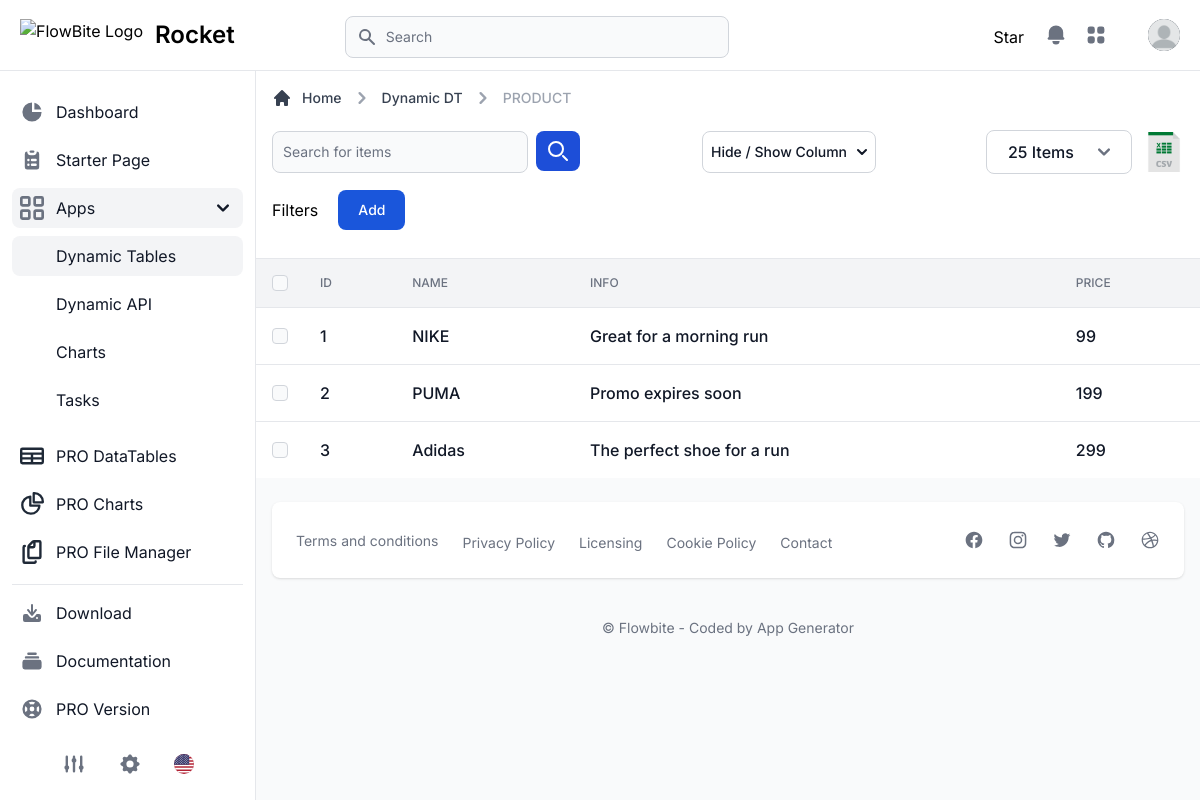
Page /dynamic-dt/product/ on the committed database.
### apps/pages/models.py (models this page shows, shortened)
class Product(models.Model):
    id    = models.AutoField(primary_key=True)
    name  = models.CharField(max_length = 100)
    info  = models.CharField(max_length = 100, default = '')
    price = models.IntegerField(blank=True, null=True)

### apps/dyn_dt/views.py (the view)
# urls.py: path('dynamic-dt/<str:aPath>/', views.model_dt, name="model_dt"),
def model_dt(request, aPath):
    aModelName  = None
    aModelClass = None
    choices_dict = {}
    if aPath in settings.DYNAMIC_DATATB.keys():
        aModelName  = settings.DYNAMIC_DATATB[aPath]
        aModelClass = name_to_class(aModelName)
    if not aModelClass:
        return HttpResponse( ' > ERR: Getting ModelClass for path: ' + aPath )
    db_fields = [field.name for field in aModelClass._meta.fields]
    fk_fields = get_model_fk_values(aModelClass)
    db_filters = []
    for f in db_fields:
        if f not in fk_fields.keys():
            db_filters.append( f )
    for field in aModelClass._meta.fields:
        if field.choices:
            choices_dict[field.name] = field.choices
    field_names = []
    for field_name in db_fields:
        fields, created = HideShowFilter.objects.get_or_create(key=field_name, parent=aPath.lower())
        if fields.key in db_fields:
            field_names.append(fields)
    model_series = {}
    for f in db_fields:
        f_values = list ( aModelClass.objects.values_list( f, flat=True) )
        model_series[ f ] = ', '.join( str(i) for i in f_values)
    filter_string = {}
    filter_instance = ModelFilter.objects.filter(parent=aPath.lower())
    for filter_data in filter_instance:
        if filter_data.key in db_fields:
            filter_string[f'{filter_data.key}__icontains'] = filter_data.value
    order_by = request.GET.get('order_by', 'id')
    if order_by not in db_fields:
        order_by = 'id'
    queryset = aModelClass.objects.filter(**filter_string).order_by(order_by)
    item_list = user_filter(request, queryset, db_fields, fk_fields.keys())
    page_items = PageItems.objects.filter(parent=aPath.lower()).last()
    p_items = 25
    if page_items:
        p_items = page_items.items_per_page
    page = request.GET.get('page', 1)
    paginator = Paginator(item_list, p_items)
    try:
        items = paginator.page(page)
    except PageNotAnInteger:
        return redirect(reverse('model_dt', args=[aPath]))
    except EmptyPage:
        return redirect(reverse('model_dt', args=[aPath]))
    read_only_fields = ('id', )
    integer_fields = get_model_field_names(aModelClass, models.IntegerField)
    date_time_fields = get_model_field_names(aModelClass, models.DateTimeField)
    email_fields = get_model_field_names(aModelClass, models.EmailField)
    text_fields = get_model_field_names(aModelClass, (models.TextField, models.CharField))
    context = {
        'page_title': 'Dynamic DataTable - ' + aPath.lower().title(),
        'link': aPath,
        'field_names': field_names,
        'db_field_names': db_fields,
        'db_filters': db_filters,
        'items': items,
        'page_items': p_items,
        'filter_instance': filter_instance,
        'read_only_fields': read_only_fields,
        'integer_fields': integer_fields,
        'date_time_fields': date_time_fields,
        'email_fields': email_fields,
        'text_fields': text_fields,
        'fk_fields_keys': list( fk_fields.keys() ),
        'fk_fields': fk_fields ,
        'choices_dict': choices_dict,
        'parent': 'apps',
        'segment': 'dynamic_dt'
    }
    return render(request, 'dyn_dt/model.html', context)

### templates/dyn_dt/model.html (shortened to what this page needs)
{% extends "layouts/base.html" %}
{% load static get_attribute %}
{% block content %}
<main>
  <div
    class="p-4 bg-white block sm:flex items-center justify-between border-b border-gray-200 lg:mt-1.5 dark:bg-gray-800 dark:border-gray-700">
    <div class="w-full mb-1">
      <div class="mb-4">
        <nav class="flex mb-5" aria-label="Breadcrumb">
          <ol class="inline-flex items-center space-x-1 text-sm font-medium md:space-x-2">
            <li class="inline-flex items-center">
              <a href="#"
                class="inline-flex items-center text-gray-700 hover:text-primary-600 dark:text-gray-300 dark:hover:text-white">
                <svg class="w-5 h-5 mr-2.5" fill="currentColor" viewBox="0 0 20 20" xmlns="http://www.w3.org/2000/svg">
                  <path
                    d="M10.707 2.293a1 1 0 00-1.414 0l-7 7a1 1 0 001.414 1.414L4 10.414V17a1 1 0 001 1h2a1 1 0 001-1v-2a1 1 0 011-1h2a1 1 0 011 1v2a1 1 0 001 1h2a1 1 0 001-1v-6.586l.293.293a1 1 0 001.414-1.414l-7-7z">
                  </path>
                </svg>
                Home
              </a>
            </li>
            <li>
              <div class="flex items-center">
                <svg class="w-6 h-6 text-gray-400" fill="currentColor" viewBox="0 0 20 20"
                  xmlns="http://www.w3.org/2000/svg">
                  <path fill-rule="evenodd"
                    d="M7.293 14.707a1 1 0 010-1.414L10.586 10 7.293 6.707a1 1 0 011.414-1.414l4 4a1 1 0 010 1.414l-4 4a1 1 0 01-1.414 0z"
                    clip-rule="evenodd"></path>
                </svg>
                <a href="{% url "dynamic_dt" %}"
                  class="ml-1 text-gray-700 hover:text-primary-600 md:ml-2 dark:text-gray-300 dark:hover:text-white">Dynamic DT</a>
              </div>
            </li>
            <li>
                <div class="flex items-center">
                  <svg class="w-6 h-6 text-gray-400" fill="currentColor" viewBox="0 0 20 20"
                    xmlns="http://www.w3.org/2000/svg">
                    <path fill-rule="evenodd"
                      d="M7.293 14.707a1 1 0 010-1.414L10.586 10 7.293 6.707a1 1 0 011.414-1.414l4 4a1 1 0 010 1.414l-4 4a1 1 0 01-1.414 0z"
                      clip-rule="evenodd"></path>
                  </svg>
                  <span class="ml-1 text-gray-400 md:ml-2 dark:text-gray-500" aria-current="page">{{ link|upper }}</span>
                </div>
              </li>
          </ol>
        </nav>
      </div>
      <div class="items-center justify-between block sm:flex dark:divide-gray-700">
        <div class="flex items-center mb-4 sm:mb-0">
          <form id="search-form" method="GET" class="sm:pr-3 flex itmes-center gap-2">
            <div>
              <div class="relative w-48 sm:w-64 xl:w-96">
                <input type="text" name="search" id="product-search"
                  class="bg-gray-50 border border-gray-300 text-gray-900 sm:text-sm rounded-lg focus:ring-primary-500 focus:border-primary-500 block w-full p-2.5 dark:bg-gray-700 dark:border-gray-600 dark:placeholder-gray-400 dark:text-white dark:focus:ring-primary-500 dark:focus:border-primary-500"
                  placeholder="Search for items">
              </div>
            </div>
            <div>
              <button
                type="submit"
                class="inline-flex items-center justify-center w-1/2 px-3 py-2.5 text-sm font-medium text-center text-white rounded-lg bg-primary-700 hover:bg-primary-800 focus:ring-4 focus:ring-primary-300 sm:w-auto dark:bg-primary-600 dark:hover:bg-primary-700 dark:focus:ring-primary-800">
                <svg class="w-5 h-5 text-white dark:text-white" aria-hidden="true" xmlns="http://www.w3.org/2000/svg" fill="none" viewBox="0 0 20 20">
                  <path stroke="currentColor" stroke-linecap="round" stroke-linejoin="round" stroke-width="2" d="m19 19-4-4m0-7A7 7 0 1 1 1 8a7 7 0 0 1 14 0Z"/>
                </svg>
              </button>
            </div>
          </form>
        </div>
        <div class="flex items-center ml-auto space-x-2 sm:space-x-3">
          <form action="" method="post">
            <button id="dropdownCheckboxButton" data-dropdown-toggle="dropdownDefaultCheckbox" class="inline-flex items-center justify-center w-1/2 px-2 py-2.5 text-sm font-medium text-center text-gray-900 bg-white border border-gray-300 rounded-lg hover:bg-gray-100 focus:ring-4 focus:ring-primary-300 sm:w-auto dark:bg-gray-800 dark:text-gray-400 dark:border-gray-600 dark:hover:text-white dark:hover:bg-gray-700 dark:focus:ring-gray-700" type="button">
              Hide / Show Column
              <svg class="w-2.5 h-2.5 ml-2.5" aria-hidden="true" xmlns="http://www.w3.org/2000/svg" fill="none" viewBox="0 0 10 6">
                <path stroke="currentColor" stroke-linecap="round" stroke-linejoin="round" stroke-width="2" d="m1 1 4 4 4-4"/>
              </svg>
            </button>
          </form>
        </div>
        <div class="flex items-center ml-auto space-x-2 sm:space-x-3">
            <form
              method="post"
              class="inline-flex items-center justify-center w-1/2 px-2 py-2 text-sm font-medium text-center text-gray-900 bg-white border border-gray-300 rounded-lg hover:bg-gray-100 focus:ring-4 focus:ring-primary-300 sm:w-auto dark:bg-gray-800 dark:text-gray-400 dark:border-gray-600 dark:hover:text-white dark:hover:bg-gray-700 dark:focus:ring-gray-700"
            >
                <select name="" onchange="getPageItems(this)" id="items" class="bg-transparent dark:text-white py-0 border-transparent focus:border-transparent focus:ring-0">
                    <option class="dark:bg-gray-800" {% if page_items == 25 %} selected {% endif %} value="25">25 Items</option>
                </select>
            </form>
          <div class="flex">
            <a data-modal-target="export-csv-modal" data-modal-toggle="export-csv-modal">
              <img class="w-10" src="{% static "dist/images/csv.png" %}" alt="">
            </a>
          </div>
        </div>
      </div>
      <div class="items-end mt-4 justify-between block flex ">
        <div class="flex items-center sm:mb-0">
          <form class="sm:pr-3 w-3/12" method="post" action="{% url "create_filter" link %}">
            <div class="flex items-center gap-5">
                <div>
                    <h1 style="white-space: nowrap;" class="block mb-2 dark:text-white">Filters</h1>
                </div>
                <div>
                    <button id="addButton" type="button" class="text-white bg-blue-700 hover:bg-blue-800 focus:ring-4 focus:ring-blue-300 font-medium rounded-lg text-sm px-5 py-2.5 mr-2 mb-2 dark:bg-blue-600 dark:hover:bg-blue-700 focus:outline-none dark:focus:ring-blue-800">Add</button>
                </div>
            </div>
          </form>
        </div>
      </div>
    </div>
  </div>
  <div class="flex flex-col">
    <div class="overflow-x-auto">
      <div class="inline-block min-w-full align-middle">
        <div class="overflow-hidden shadow">
          <div class="overflow-hidden shadow">
          <table id="items-table" class="min-w-full divide-y divide-gray-200 table-fixed dark:divide-gray-600">
                <thead class="bg-gray-100 dark:bg-gray-700">
                <tr>
                    <th scope="col" class="p-4">
                    <div class="flex items-center">
                        <input id="checkbox-all" aria-describedby="checkbox-1" type="checkbox"
                        class="w-4 h-4 border-gray-300 rounded bg-gray-50 focus:ring-3 focus:ring-primary-300 dark:focus:ring-primary-600 dark:ring-offset-gray-800 dark:bg-gray-700 dark:border-gray-600">
                    </div>
                    </th>
                    {% for field in db_field_names %}
                        <th id="th_{{ field }}" scope="col" class="p-4 text-xs font-medium text-left text-gray-500 uppercase dark:text-gray-400">{{ field }}</th>
                    {% endfor %}
                </tr>
                </thead>
                <tbody class="bg-white divide-y divide-gray-200 dark:bg-gray-800 dark:divide-gray-700">
                    {% for item in items %}
                        <tr id="item-{{ item.pk }}" class="hover:bg-gray-100 dark:hover:bg-gray-700 group relative">
                            <td class="w-4 p-4">
                            <div class="flex items-center">
                                <input id="checkbox-194556" aria-describedby="checkbox-1" type="checkbox"
                                class="w-4 h-4 border-gray-300 rounded bg-gray-50 focus:ring-3 focus:ring-primary-300 dark:focus:ring-primary-600 dark:ring-offset-gray-800 dark:bg-gray-700 dark:border-gray-600">
                            </div>
                            </td>
                            {% for field_name in db_field_names %}
                            <td class="td_{{ field_name }} p-4 text-base font-medium text-gray-900 whitespace-nowrap dark:text-white group-hover:opacity-10">
                                {{ item|getattribute:field_name }}
                            </td>
                            {% endfor %}
                        </tr>
                    {% endfor %}
                </tbody>
            </table>
          </div>
        </div>
      </div>
    </div>
  </div>
</main>
{% endblock content %}

### rows in the picture
Product: db_field_names "1" "NIKE" "Great for a morning run" "99"
Product: db_field_names "2" "PUMA" "Promo expires soon" "199"
Product: db_field_names "3" "Adidas" "The perfect shoe for a run" "299"

### other values in the picture
{{ link|upper }} "PRODUCT"
{{ field }} "ID" "NAME" "INFO" "PRICE"
